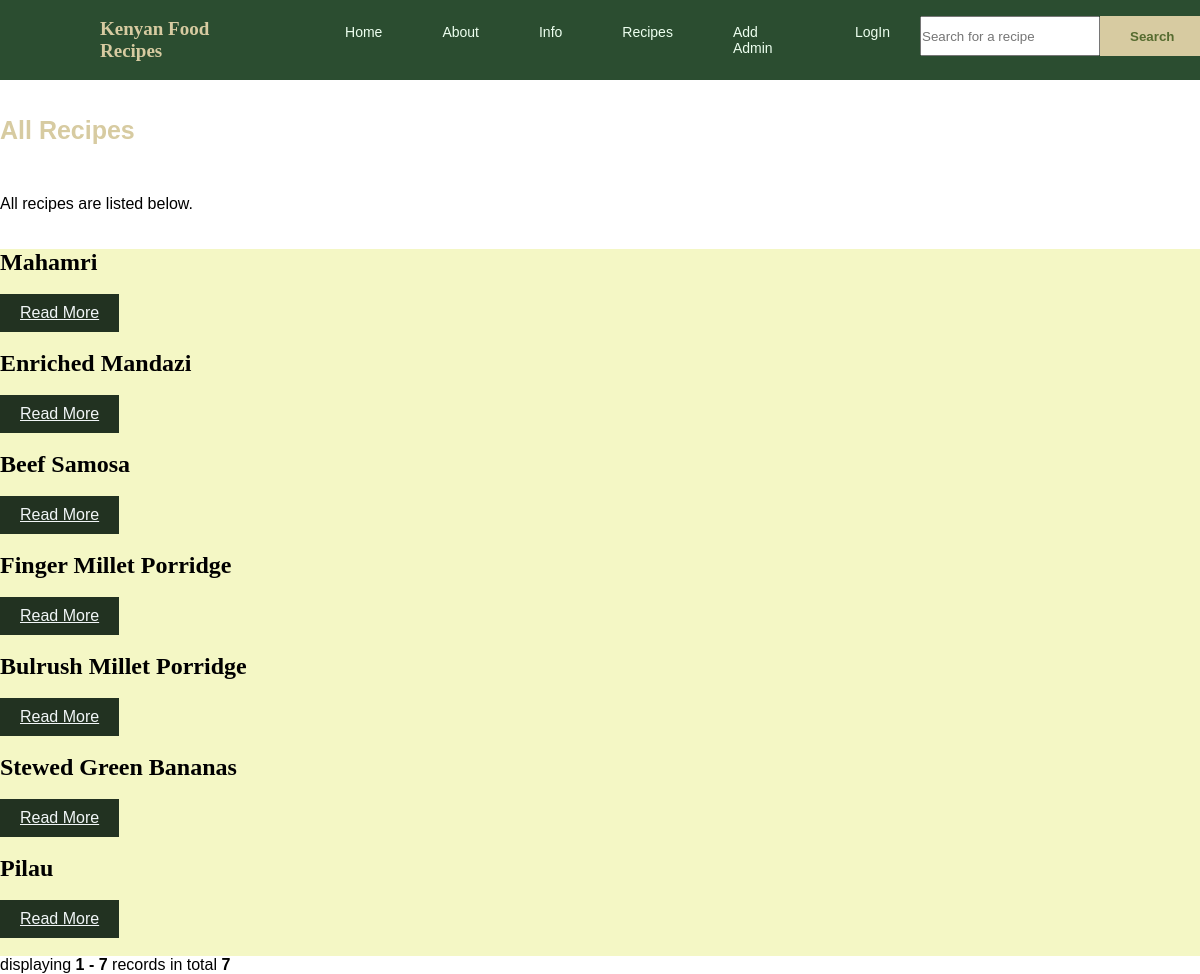
Page /recipes on the committed database.
### app.py (models this page shows)
class Recipe(db.Model):
    __tablename__ = 'recipes'
    id = db.Column(db.Integer, primary_key=True)
    title = db.Column(db.String(200), nullable=False)
    subtitle = db.Column(db.String(200), nullable=False)
    date_posted = db.Column(db.Date, default=date.today)
    slug = db.Column(db.String(200), nullable=False)
    ingredients = db.Column(db.Text, nullable=False)
    instructions = db.Column(db.Text, nullable=False)
    preparation_time = db.Column(db.String(20), nullable=False)
    cooking_time = db.Column(db.String(20), nullable=False)
    servings = db.Column(db.Integer, nullable=False)
    energy = db.Column(db.String(20), nullable=False)
    protein = db.Column(db.String(20), nullable=False)
    fat = db.Column(db.String(20), nullable=False)
    fiber = db.Column(db.String(20), nullable=False)
    vitamin_a = db.Column(db.String(20), nullable=False)
    iron = db.Column(db.String(20), nullable=False)
    zinc = db.Column(db.String(20), nullable=False)
    carbohydrate = db.Column(db.String(20), nullable=False)
    upvotes = db.Column(db.Integer)
    '''category_id = db.Column(db.Integer, db.ForeignKey('categories.id', name='fk_category_id'))  # Add name here
    category = db.relationship("Category", back_populates="recipes")'''

### app.py (the view)
@app.route('/recipes')
def recipes():
    page, per_page, offset = get_page_args(page_parameter='page', per_page_parameter='per_page')
    query = Recipe.query
    total = query.count()
    recipes = query.order_by(Recipe.date_posted).offset(offset).limit(per_page).all()
    pagination = Pagination(page=page, total=total, per_page=per_page, css_framework='bootstrap4')
    return render_template("recipes.html", recipes=recipes, pagination=pagination)

### forms.py
class SearchForm(FlaskForm):
    searched = StringField("Searched", validators=[DataRequired()])
    submit = SubmitField("Search")

### app.py (called while the page is built)
@app.context_processor
def base():
    form = SearchForm()
    return dict(form=form)

### templates/recipes.html (shortened to what this page needs)
{% extends 'base.html'%}
{% block content %}
<div class="container">
    <div class="row">
        <div class="col-xs-12">
            <br/><br/>
            <h3>All Recipes</h3>
            <div class="page-explainer">
                <p>All recipes are listed below.</p>
            </div>
        </div>
    </div>
<br/><br/>
{% for recipe in recipes %}
<div class="shadow p-3 mb-5 bg-body rounded" style="background: #f4f7c5;" >
    <h2 style="font-family: Papyrus;">{{ recipe.title }}</h2><br/>
    <a href="{{ url_for('recipe', id=recipe.id) }}" "javascript:void(0);" onclick="toggleContent('recipe{{ recipe.id }}')" class=".my-button" style="border: none; display: inline-block; font-size: 16px; padding: 10px 20px; background-color: #223221; color: #f1f6f7;">Read More</a>
    <br/><br/>
</div>
{% endfor %}
    {{ pagination.info }} {{ pagination.links }}
</div>
{% endblock %}

### static/styles.css (style rules this page uses)
* { padding: 0; margin: 0; box-sizing: border-box; font-family: 'Josefin Sans', sans-serif; }
html { scroll-behavior: smooth; }
h3 { color: #d7cba1; font-size: 25px; margin-bottom: 50px; }

### rows in the picture
Recipe: title "Mahamri"
Recipe: title "Enriched Mandazi"
Recipe: title "Beef Samosa"
Recipe: title "Finger Millet Porridge"
Recipe: title "Bulrush Millet Porridge"
Recipe: title "Stewed Green Bananas"
Recipe: title "Pilau"

### other values in the picture
{{ pagination.info }} "displaying 1 - 7 records in total 7"
